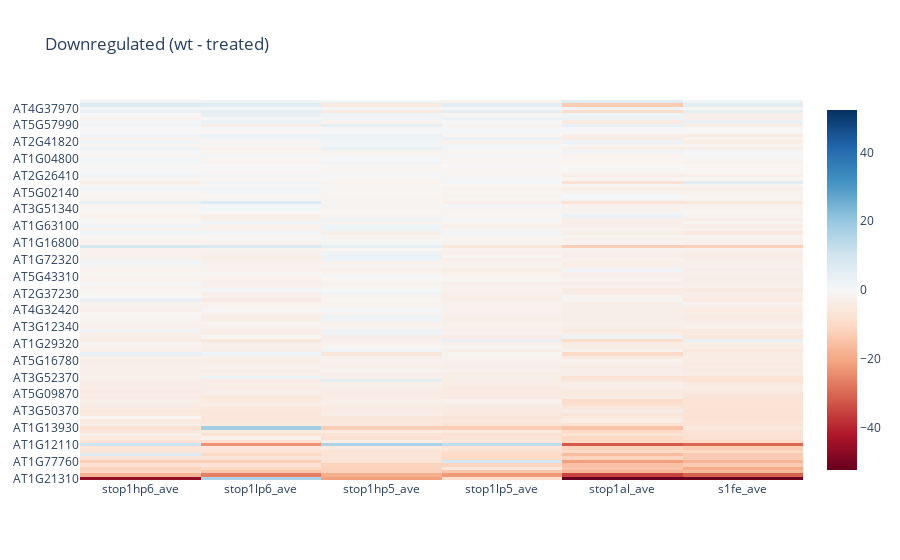

Notebook code for this chart:
### Code cell
import plotly.graph_objects as go
import datetime
import numpy as np
np.random.seed(1)

fig = go.Figure(data=go.Heatmap(
        z=heatmap_down_data.iloc[:,1:], 
    zmid = 0,
        x=stop1_cols[1:],
        y=heatmap_down_data['atID'],
        colorscale=coolwarm))

fig.update_layout(
    title='Downregulated (wt - treated)',
    xaxis_nticks=36)

fig.show()

### Figure 1 — Plotly figure (JSON) as saved in the notebook; plotly's stock layout.template omitted (floating-point values rounded to 4 significant figures; data arrays with more than 128 entries replaced by an {"elided": "..."} marker saying what was removed)
{"data": [{"colorscale": {"elided": "255x2 mixed values"}, "type": "heatmap", "x": ["stop1hp6_ave", "stop1lp6_ave", "stop1hp5_ave", "stop1lp5_ave", "stop1al_ave", "s1fe_ave"], "y": ["AT1G21310", "AT2G15620", "AT2G28780", "AT3G23430", "AT1G15380", "AT1G77760", "AT5G05170", "AT1G70410", "AT4G01100", "AT5G64740", "AT1G12110", "AT5G12860", "AT1G33120", "AT3G08040", "AT3G49940", "AT1G13930", "AT4G18340", "AT2G33340", "AT3G27150", "AT5G14520", "AT3G50370", "AT1G52980", "AT1G22500", "AT5G58900", "AT4G13780", "AT5G09870", "AT1G11080", "AT1G59760", "AT5G17890", "AT1G64790", "AT3G52370", "AT4G18250", "AT5G61150", "AT5G07150", "AT1G26150", "AT5G16780", "AT2G30990", "AT4G34700", "AT5G21160", "AT3G10520", "AT1G29320", "AT5G67420", "AT5G67470", "AT5G45140", "AT5G05250", "AT3G12340", "AT5G45220", "AT5G50310", "AT1G63810", "AT5G37590", "AT4G32420", "AT3G47210", "AT3G23410", "AT5G58620", "AT5G15130", "AT2G37230", "AT3G01810", "AT4G21070", "AT4G27850", "AT1G75310", "AT5G43310", "AT5G37450", "AT5G14920", "AT5G05580", "AT4G30120", "AT1G72320", "AT3G16840", "AT2G31740", "AT1G62130", "AT1G09780", "AT1G16800", "AT3G24000", "AT1G06420", "AT3G52500", "AT2G34780", "AT1G63100", "AT4G25315", "AT1G19220", "AT1G62710", "AT2G30960", "AT3G51340", "AT1G03760", "AT1G74090", "AT5G13400", "AT2G30080", "AT5G02140", "AT3G02610", "AT2G05580", "AT1G11670", "AT2G15130", "AT2G26410", "AT1G15580", "AT5G50140", "AT1G57770", "AT5G04140", "AT1G04800", "AT1G01180", "AT3G20830", "AT4G02400", "AT1G10300", "AT2G41820", "AT3G25790", "AT4G27180", "AT1G60970", "AT5G52570", "AT5G57990", "AT4G33640", "AT2G48030", "AT2G36420", "AT2G46390", "AT4G37970", "AT3G52300", "AT5G65470"], "z": {"elided": "113x7 float values"}, "zmid": 0}], "layout": {"title": {"text": "Downregulated (wt - treated)"}, "xaxis": {"nticks": 36}}}
